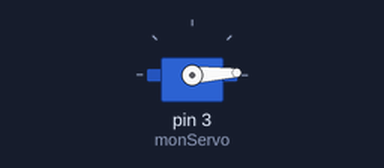
Bench run of a sketch on a simulated Arduino Uno, built with avr-gcc and run on an emulated ATmega328P. On the bench: servo.

Above: at 0.05 s.
At 1.3 s:
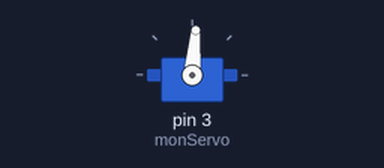
At 2.6 s:
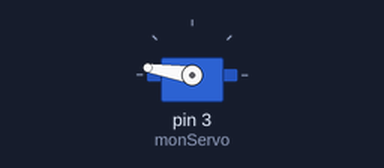
At 5.2 s:
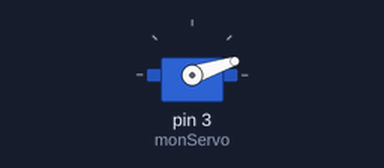
Timing chart, 0 to 7.1 s (numbered marks = the images above):
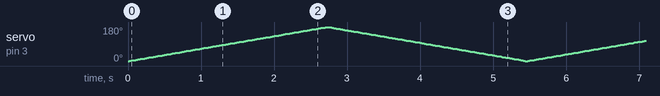

The sketch:

TestServo.ino
```cpp
//le servomoteur effectue une rotation de 0° à 180° puis de 180° à 0°//
#include <Servo.h>
Servo monServo;
int positionduServo = 0;

void setup() {
  // put your setup code here, to run once:
  monServo.attach(3);
  monServo.write(positionduServo); //se place en position "0"
}


void loop() {
  // put your main code here, to run repeatedly:
 for(positionduServo = 0; positionduServo <= 180; positionduServo++){
  monServo.write(positionduServo);
  delay(15);}
  for(positionduServo = 180; positionduServo >= 0; positionduServo--){
  monServo.write(positionduServo);
  delay(15);}
}
```
